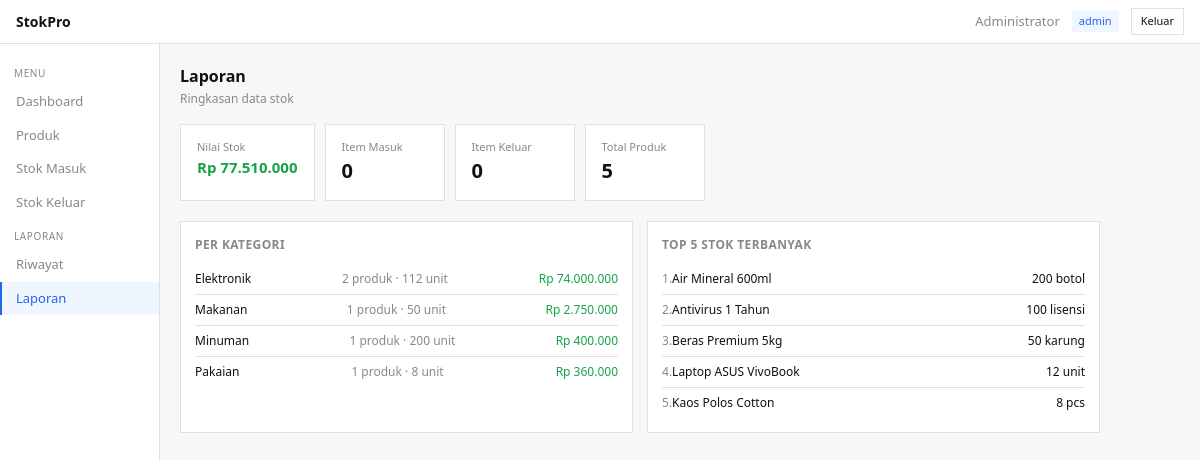
/index.php?page=laporan (signed in), run on the app's committed database.
### tables this page shows
CREATE TABLE IF NOT EXISTS produk (
    id          INT AUTO_INCREMENT PRIMARY KEY,
    kode        VARCHAR(20)  NOT NULL UNIQUE,
    nama        VARCHAR(150) NOT NULL,
    kategori    ENUM('Elektronik','Makanan','Minuman','Pakaian','Lainnya') NOT NULL,
    jenis       ENUM('fisik','digital') NOT NULL DEFAULT 'fisik',
    satuan      VARCHAR(20)  NOT NULL,
    harga_beli  INT          NOT NULL DEFAULT 0,
    harga_jual  INT          NOT NULL DEFAULT 0,
    stok        INT          NOT NULL DEFAULT 0,
    min_stok    INT          NOT NULL DEFAULT 5,
    deskripsi   TEXT,
     
    link_download VARCHAR(255) DEFAULT NULL,
    masa_aktif    VARCHAR(50)  DEFAULT NULL,
    created_at  DATETIME DEFAULT CURRENT_TIMESTAMP,
    updated_at  DATETIME DEFAULT CURRENT_TIMESTAMP ON UPDATE CURRENT_TIMESTAMP
);

### config/autoload.php (called while the page is built, shortened)
<?php
spl_autoload_register(function (string $class): void {
    $prefix = 'StokPro\\';
    $base   = __DIR__ . '/../src/';
    $relative = substr($class, strlen($prefix));
    if (strncmp('Config\\', $relative, 7) === 0) {
        $file = __DIR__ . '/' . substr($relative, 7) . '.php';
    } else {
        $file = $base . str_replace('\\', '/', $relative) . '.php';
    }
});
function rupiah(int|float $n): string
{
    return 'Rp ' . number_format($n, 0, ',', '.');
}
function e(string $s): string
{
    return htmlspecialchars($s, ENT_QUOTES, 'UTF-8');
}

### config/database.php (called while the page is built, shortened)
<?php
class Database
{
    private static ?Database $instance = null;
    private \PDO $pdo;
    private string $host     = 'localhost';
    private string $dbname   = 'stokpro';
    private string $username = 'root';
    private string $password = '';
    private string $charset  = 'utf8mb4';
    private function __construct()
    {
        $dsn = "mysql:host={$this->host};dbname={$this->dbname};charset={$this->charset}";
        $options = [
            \PDO::ATTR_ERRMODE            => \PDO::ERRMODE_EXCEPTION,
            \PDO::ATTR_DEFAULT_FETCH_MODE => \PDO::FETCH_ASSOC,
            \PDO::ATTR_EMULATE_PREPARES   => false,
        ];
        try {
            $this->pdo = new \PDO($dsn, $this->username, $this->password, $options);
        } catch (\PDOException $e) {
            die('<div style="font-family:system-ui;padding:20px;color:red"><b>Koneksi database gagal:</b><br>' . $e->getMessage() . '<br><br>Pastikan MySQL berjalan dan database <b>stokpro</b> sudah dibuat.</div>');
        }
    }
    public static function getInstance(): Database
    {
        if (self::$instance === null) {
            self::$instance = new self();
        }
        return self::$instance;
    }
    public function getPdo(): \PDO
    {
        return $this->pdo;
    }
}

### src/Controllers/ProdukController.php (called while the page is built, shortened)
<?php
class ProdukController
{
    private \PDO $pdo;
    public function __construct()
    {
        $this->pdo = Database::getInstance()->getPdo();
    }
    public function getAll(string $cari = '', string $kat = ''): array
    {
        $sql    = "SELECT * FROM produk WHERE 1=1";
        $params = [];
        $sql .= " ORDER BY nama ASC";
        $stmt = $this->pdo->prepare($sql);
        $stmt->execute($params);
        return $stmt->fetchAll();
    }
    public function getStats(): array
    {
        $produk      = $this->getAll();
        $totalProduk = count($produk);
        $nilaiStok   = array_sum(array_map(fn($p) => $p['harga_beli'] * $p['stok'], $produk));
        $lowStock    = array_filter($produk, fn($p) => $p['stok'] <= $p['min_stok']);
        return [
            'total_produk' => $totalProduk,
            'nilai_stok'   => $nilaiStok,
            'low_stock'    => array_values($lowStock),
            'low_count'    => count($lowStock),
        ];
    }
    public function getLaporanKategori(): array
    {
        $stmt = $this->pdo->query(
            "SELECT kategori,
                    COUNT(*)          AS jumlah_produk,
                    SUM(stok)         AS total_stok,
                    SUM(harga_beli*stok) AS nilai_stok
             FROM produk
             GROUP BY kategori
             ORDER BY kategori"
        );
        return $stmt->fetchAll();
    }
}

### src/Controllers/StokController.php (called while the page is built, shortened)
<?php
class StokController
{
    private \PDO $pdo;
    public function __construct()
    {
        $this->pdo        = Database::getInstance()->getPdo();
    }
    public function getStatsTrx(): array
    {
        $stmt = $this->pdo->query(
            "SELECT
                COUNT(*) AS total,
                SUM(CASE WHEN tipe='masuk'  THEN qty ELSE 0 END) AS total_masuk,
                SUM(CASE WHEN tipe='keluar' THEN qty ELSE 0 END) AS total_keluar,
                SUM(CASE WHEN tipe='masuk'  THEN 1   ELSE 0 END) AS jml_masuk,
                SUM(CASE WHEN tipe='keluar' THEN 1   ELSE 0 END) AS jml_keluar
             FROM transaksi"
        );
        return $stmt->fetch();
    }
}

### views/laporan.php (the view, shortened to what this page needs)
<?php
require __DIR__ . '/header.php';
?>
<h2>Laporan</h2>
<div class="sub">Ringkasan data stok</div>
<div class="stats" style="margin-bottom:20px">
  <div class="stat">
    <div class="stat-label">Nilai Stok</div>
    <div class="stat-val text-green" style="font-size:15px"><?= rupiah($nilaiTotal) ?></div>
  </div>
  <div class="stat">
    <div class="stat-label">Item Masuk</div>
    <div class="stat-val"><?= (int)$trxStats['total_masuk'] ?></div>
  </div>
  <div class="stat">
    <div class="stat-label">Item Keluar</div>
    <div class="stat-val"><?= (int)$trxStats['total_keluar'] ?></div>
  </div>
  <div class="stat">
    <div class="stat-label">Total Produk</div>
    <div class="stat-val"><?= $totalProduk ?></div>
  </div>
</div>
<div class="rep-grid">
  <div class="rep-card">
    <h4>Per Kategori</h4>
    <?php foreach ($perKategori as $k): ?>
    <div class="rep-row">
      <span><?= e($k['kategori']) ?></span>
      <span class="text-muted"><?= $k['jumlah_produk'] ?> produk · <?= $k['total_stok'] ?> unit</span>
      <span class="text-green"><?= rupiah($k['nilai_stok']) ?></span>
    </div>
    <?php endforeach; ?>
  </div>
  <div class="rep-card">
    <h4>Top 5 Stok Terbanyak</h4>
    <?php foreach ($top5 as $i => $p): ?>
    <div class="rep-row">
      <span class="text-muted"><?= $i+1 ?>.</span>
      <span style="flex:1"><?= e($p['nama']) ?></span>
      <span><?= $p['stok'] ?> <?= e($p['satuan']) ?></span>
    </div>
    <?php endforeach; ?>
  </div>
</div>
<?php require __DIR__ . '/footer.php'; ?>

### public/css/style.css (style rules this page uses)
*, *::before, *::after { box-sizing: border-box; margin: 0; padding: 0; }
:root { --bg: #f7f7f7; --white: #ffffff; --border: #e0e0e0; --text: #111; --muted: #888; --blue: #2563eb; --green: #16a34a; --red: #dc2626; --yellow: #b45309; }
body { font-family: system-ui, sans-serif; background: var(--bg); color: var(--text); font-size: 13px; line-height: 1.5; }
h2 { font-size: 16px; margin-bottom: 2px; }
.sub { font-size: 12px; color: var(--muted); margin-bottom: 16px; }
.stats { display: flex; gap: 10px; flex-wrap: wrap; margin-bottom: 20px; }
.stat { background: var(--white); border: 1px solid var(--border); padding: 14px 16px; min-width: 120px; }
.stat-label { font-size: 11px; color: var(--muted); }
.stat-val { font-size: 20px; font-weight: 700; }
.rep-grid { display: grid; grid-template-columns: 1fr 1fr; gap: 14px; }
.rep-card { background: var(--white); border: 1px solid var(--border); padding: 14px; }
.rep-card h4 { font-size: 12px; font-weight: 600; color: var(--muted); text-transform: uppercase; letter-spacing: .4px; margin-bottom: 10px; }
.rep-row { display: flex; justify-content: space-between; padding: 6px 0; border-bottom: 1px solid var(--border); font-size: 12px; }
.rep-row:last-child { border-bottom: none; }
.text-green { color: var(--green); }
.text-muted { color: var(--muted); }

### data on the page
produk: nama "Air Mineral 600ml", stok "200", satuan "botol"
produk: nama "Antivirus 1 Tahun", stok "100", satuan "lisensi"
produk: nama "Beras Premium 5kg", stok "50", satuan "karung"
produk: nama "Laptop ASUS VivoBook", stok "12", satuan "unit"
produk: nama "Kaos Polos Cotton", stok "8", satuan "pcs"

### other printed values
$_SESSION['nama'] "Administrator"
$_SESSION['role'] "admin"
rupiah($nilaiTotal) "Rp 77.510.000"
$trxStats['total_masuk'] "0"
$trxStats['total_keluar'] "0"
$totalProduk "5"
$k['kategori'] "Elektronik"
$k['jumlah_produk'] "2"
$k['total_stok'] "112"
rupiah($k['nilai_stok']) "Rp 74.000.000"
$k['kategori'] "Makanan"
$k['jumlah_produk'] "1"
$k['total_stok'] "50"
rupiah($k['nilai_stok']) "Rp 2.750.000"
$k['kategori'] "Minuman"
